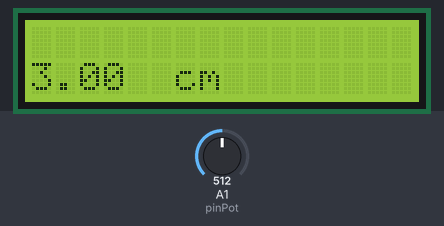
The sketch below on a simulated Arduino Uno, built with avr-gcc and run on an emulated ATmega328P. On the bench: 16×2 character LCD. The test bench sets the inputs (shaded band); at power-on: A1 (pinPot) = 512. What the sketch prints to the serial monitor is not drawn.

Above: at 1.2 s.
1.3 s: A1 (pinPot) set to 716
At 1.56 s:
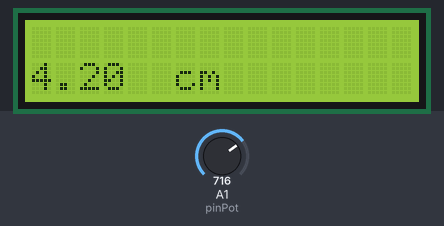
4.3 s: A1 (pinPot) set to 900
At 4.51 s:
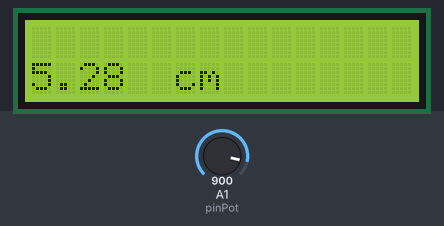
5.8 s: A1 (pinPot) set to 1023
At 6.2 s:
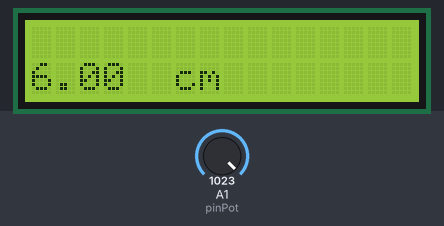
Timing chart, 0 to 8.8 s (numbered marks = the images above; inputs shaded):
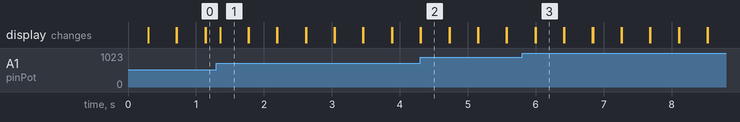

Measured:
- after the input at 1.3 s, the display: changes after 0.05 s (image 1)
- after the input at 4.3 s, the display: first differs from a run without the input at once (image 2)
- after the input at 5.8 s, the display: first differs from a run without the input after 0.20 s (image 3)
- what the display in image 1 shows lasts 0.4 s, from 1.4 s to 1.8 s

The sketch:

lcd_potensiometer_menjadi_volt.ino
```cpp
#include <LiquidCrystal_I2C.h>
LiquidCrystal_I2C lcd(0x27, 16, 2);

float pinPot = A1;
float nilaiPotensio = 0;

void setup() {
  lcd.begin();
  lcd.print ("Potensiometer:  "); // menulis "Potensiometer" pada baris pertama
  lcd.setCursor(0, 1);                  // memindahkan kursor ke baris ke dua

  Serial.begin(9600);
}

void loop()
{
  float nilaisensor= analogRead(pinPot);

  float s = (nilaisensor * 6.0) / 1023.0;
  Serial.println(s);
  lcd.setCursor (0, 1);
  lcd.print(s); // menampilkan nilai parameter di dalam kurung
  lcd.setCursor(6, 1);
  lcd.print ("cm");
  delay(200);
  lcd.clear();
}
```
